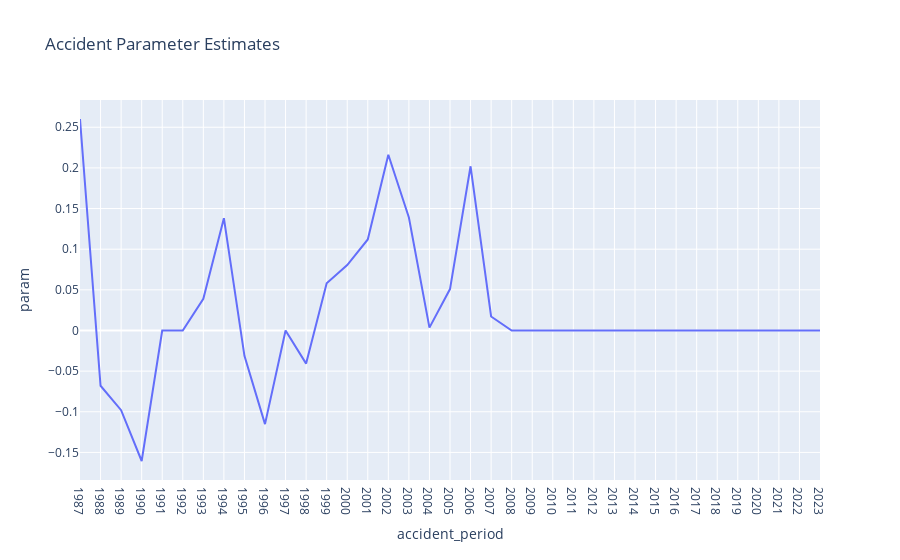

Notebook cell for this chart:
### Code cell
plot_model_params(model=rky.icrfs, param_type='accident')

### Figure 1 — Plotly figure (JSON) as saved in the notebook; plotly's stock layout.template omitted (floating-point values rounded to 4 significant figures)
{"data": [{"hovertemplate": "accident_period=%{x}<br>param=%{y}<extra></extra>", "legendgroup": "", "line": {"color": "#636efa", "dash": "solid"}, "marker": {"symbol": "circle"}, "mode": "lines", "name": "", "orientation": "v", "showlegend": false, "type": "scatter", "x": ["1987", "1988", "1989", "1990", "1991", "1992", "1993", "1994", "1995", "1996", "1997", "1998", "1999", "2000", "2001", "2002", "2003", "2004", "2005", "2006", "2007", "2008", "2009", "2010", "2011", "2012", "2013", "2014", "2015", "2016", "2017", "2018", "2019", "2020", "2021", "2022", "2023"], "xaxis": "x", "y": [0.2601, -0.06799, -0.09806, -0.1605, 0, 0, 0.03906, 0.1382, -0.0312, -0.1152, 0, -0.04073, 0.05808, 0.0804, 0.112, 0.2162, 0.139, 0.003525, 0.05096, 0.202, 0.01723, 0, 0, 0, 0, 0, 0, 0, 0, 0, 0, 0, 0, 0, 0, 0, 0], "yaxis": "y"}], "layout": {"legend": {"tracegroupgap": 0}, "title": {"text": "Accident Parameter Estimates"}, "xaxis": {"anchor": "y", "domain": [0, 1], "title": {"text": "accident_period"}}, "yaxis": {"anchor": "x", "domain": [0, 1], "title": {"text": "param"}}}}
